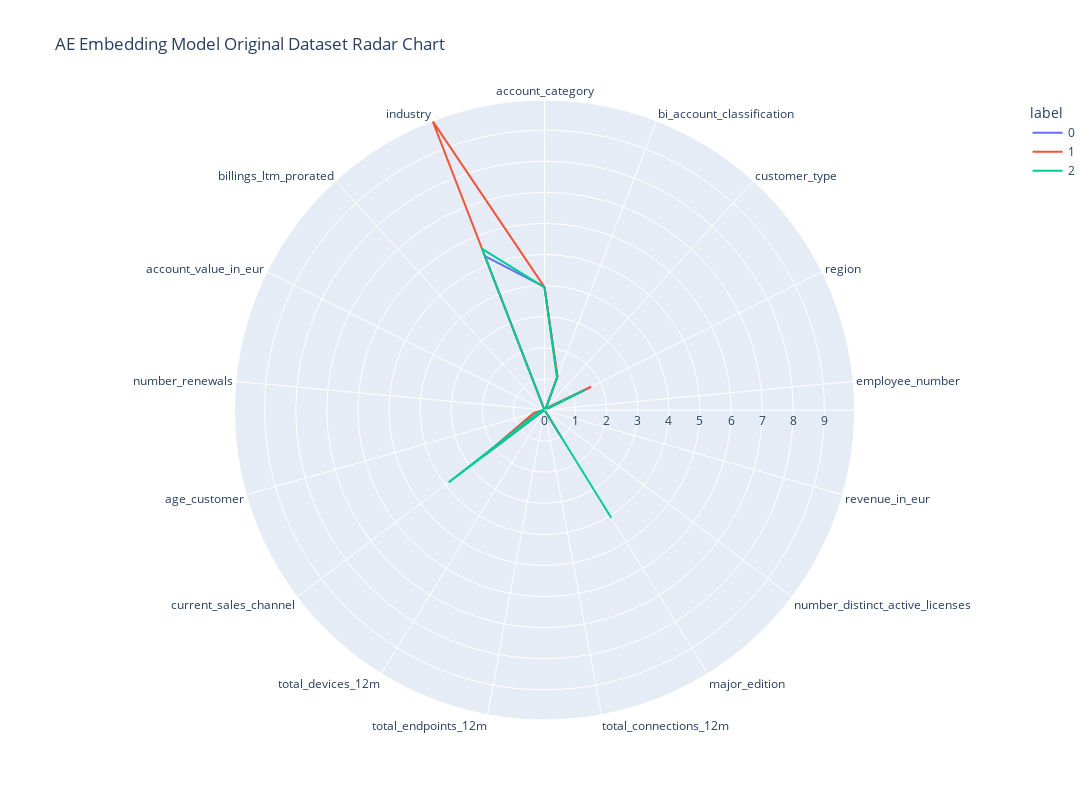

Notebook code cell kept with this figure:
### Code cell
clusters=pd.DataFrame(features, columns=features_df.columns)
clusters['label']=kmeans.labels_
polar=clusters.groupby("label").mean().reset_index()
polar=pd.melt(polar,id_vars=["label"])
fig = px.line_polar(polar, r="value", theta="variable", color="label", 
                    line_close=True,
                    height=800,
                    width=1200, 
                    title="AE Embedding Model Original Dataset Radar Chart")
fig.show()

### Figure 1 — Plotly figure (JSON) as saved in the notebook; plotly's stock layout.template omitted (floating-point values rounded to 4 significant figures)
{"data": [{"hovertemplate": "label=0<br>value=%{r}<br>variable=%{theta}<extra></extra>", "legendgroup": "0", "line": {"color": "#636efa", "dash": "solid"}, "marker": {"symbol": "circle"}, "mode": "lines", "name": "0", "r": [3.961, 1.155, 0.06345, 1.632, 0.0005071, 0.0002232, 0.004607, 0.9347, 0.001568, 0.002385, 0.001543, 2.522, 0.3421, 0.01893, 0.002321, 0.001467, 5.306, 3.961], "showlegend": true, "subplot": "polar", "theta": ["account_category", "bi_account_classification", "customer_type", "region", "employee_number", "revenue_in_eur", "number_distinct_active_licenses", "major_edition", "total_connections_12m", "total_endpoints_12m", "total_devices_12m", "current_sales_channel", "age_customer", "number_renewals", "account_value_in_eur", "billings_ltm_prorated", "industry", "account_category"], "type": "scatterpolar"}, {"hovertemplate": "label=1<br>value=%{r}<br>variable=%{theta}<extra></extra>", "legendgroup": "1", "line": {"color": "#EF553B", "dash": "solid"}, "marker": {"symbol": "circle"}, "mode": "lines", "name": "1", "r": [3.95, 1.15, 0.06481, 1.679, 0.0001953, 0.0001433, 0.00516, 1.051, 0.001609, 0.002584, 0.001465, 2.354, 0.3644, 0.01955, 0.002384, 0.001453, 9.968, 3.95], "showlegend": true, "subplot": "polar", "theta": ["account_category", "bi_account_classification", "customer_type", "region", "employee_number", "revenue_in_eur", "number_distinct_active_licenses", "major_edition", "total_connections_12m", "total_endpoints_12m", "total_devices_12m", "current_sales_channel", "age_customer", "number_renewals", "account_value_in_eur", "billings_ltm_prorated", "industry", "account_category"], "type": "scatterpolar"}, {"hovertemplate": "label=2<br>value=%{r}<br>variable=%{theta}<extra></extra>", "legendgroup": "2", "line": {"color": "#00cc96", "dash": "solid"}, "marker": {"symbol": "circle"}, "mode": "lines", "name": "2", "r": [3.943, 1.112, 0.04608, 1.44, 0.001025, 0.0007483, 0.001017, 4.076, 0.001844, 0.002291, 0.00172, 3.863, 0.1492, 0.01013, 0.002246, 0.002215, 5.554, 3.943], "showlegend": true, "subplot": "polar", "theta": ["account_category", "bi_account_classification", "customer_type", "region", "employee_number", "revenue_in_eur", "number_distinct_active_licenses", "major_edition", "total_connections_12m", "total_endpoints_12m", "total_devices_12m", "current_sales_channel", "age_customer", "number_renewals", "account_value_in_eur", "billings_ltm_prorated", "industry", "account_category"], "type": "scatterpolar"}], "layout": {"height": 800, "legend": {"title": {"text": "label"}, "tracegroupgap": 0}, "polar": {"angularaxis": {"direction": "clockwise", "rotation": 90}, "domain": {"x": [0, 1], "y": [0, 1]}}, "title": {"text": "AE Embedding Model Original Dataset Radar Chart"}, "width": 1200}}
